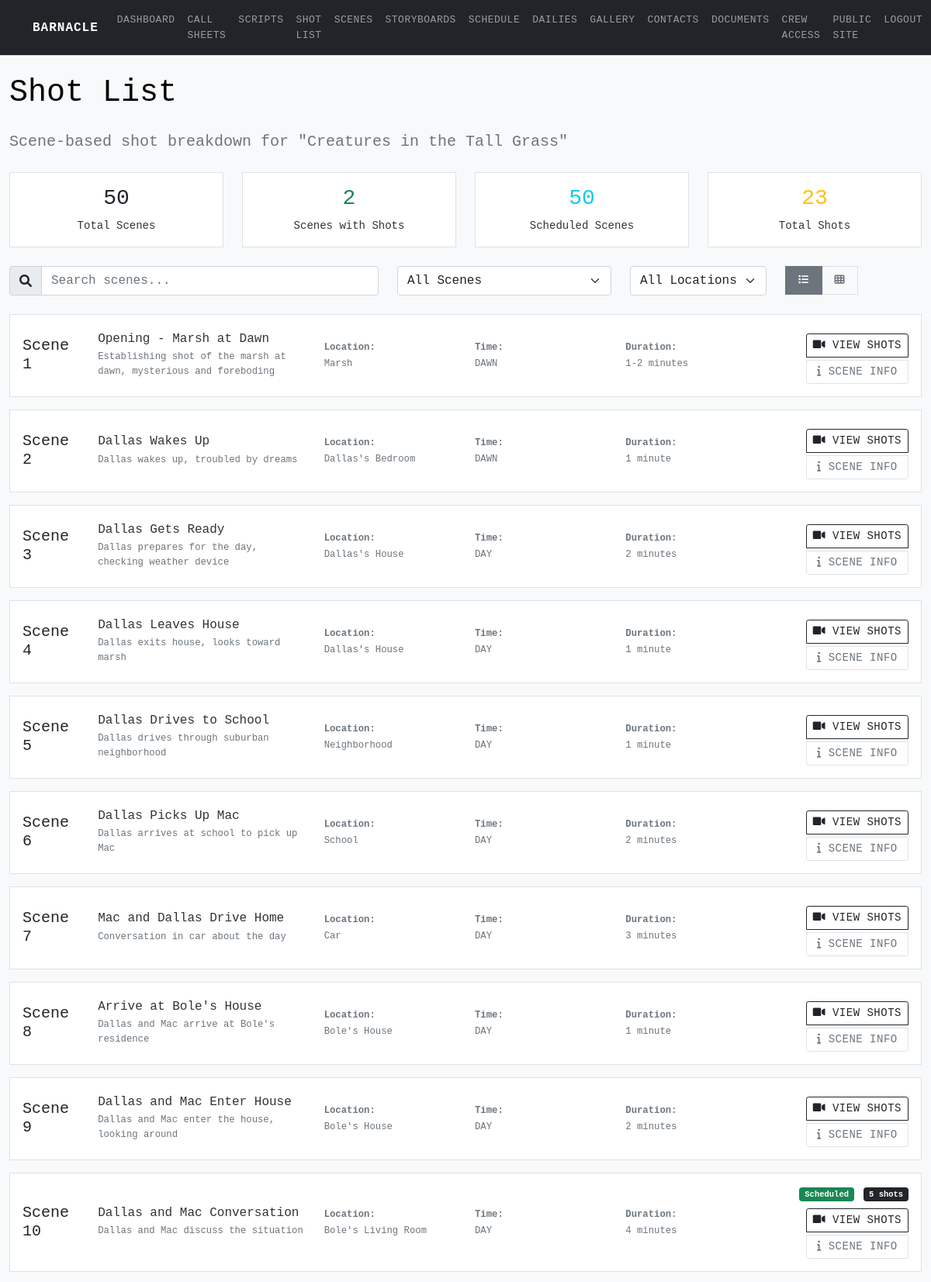
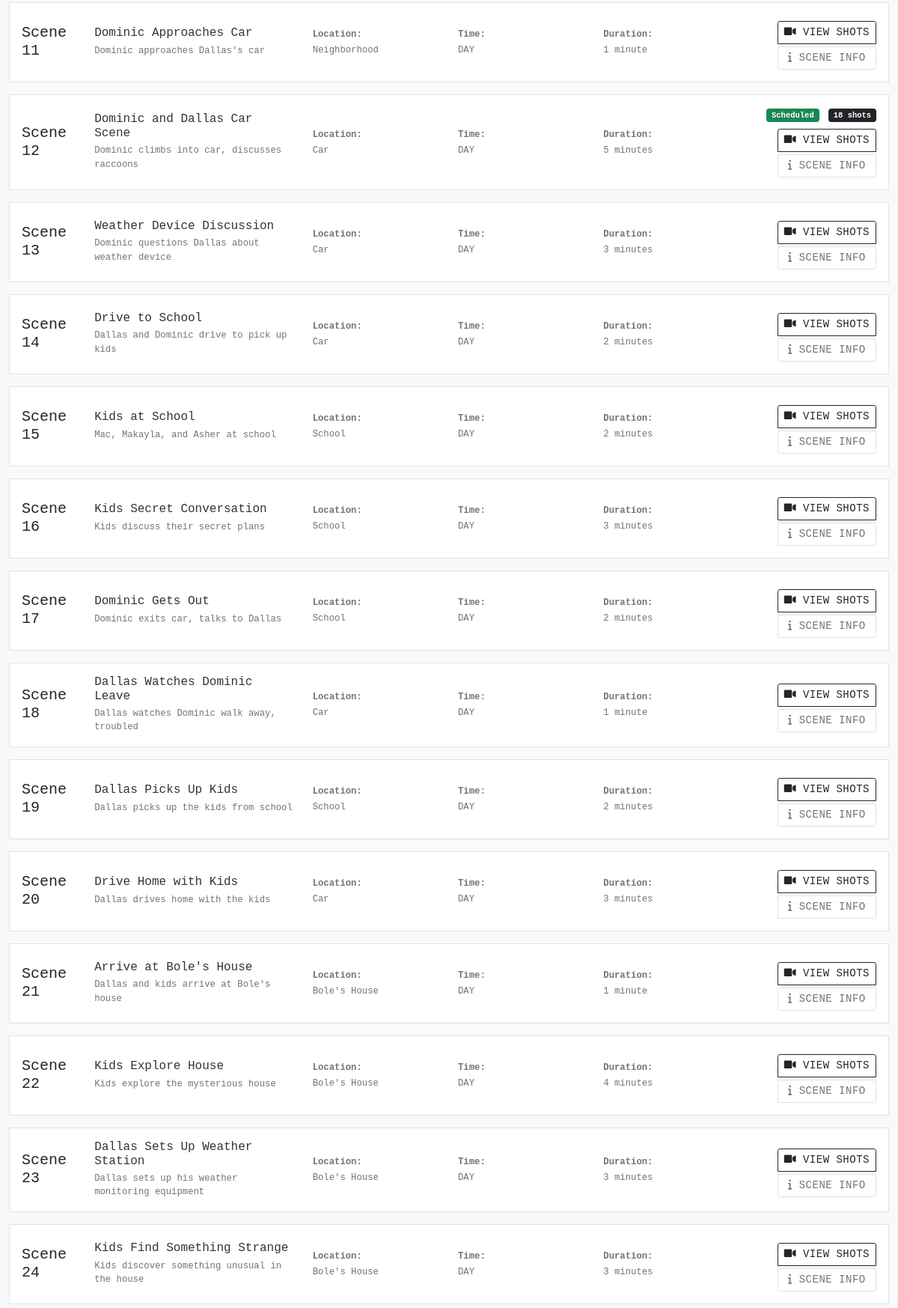
The app's page /crew/shotlist (signed in, upper part) with its own data (2 pictures, top to bottom).
### app.py (models this page shows, shortened)
class Scene(db.Model):
    id = db.Column(db.Integer, primary_key=True)
    scene_number = db.Column(db.Integer, nullable=False, unique=True)
    title = db.Column(db.String(200), nullable=False)
    location = db.Column(db.String(200), nullable=False)
    time_of_day = db.Column(db.String(50), nullable=False)  # DAY, NIGHT, DAWN, DUSK
    scene_type = db.Column(db.String(50), nullable=False)  # INT, EXT, INT/EXT
    description = db.Column(db.Text)
    characters = db.Column(db.Text)  # JSON string of character names
    estimated_duration = db.Column(db.String(20))  # e.g., "2-3 minutes"
    status = db.Column(db.String(20), default='planned')  # planned, shot, in_progress, completed
    call_sheet_id = db.Column(db.Integer, db.ForeignKey('call_sheet.id'), nullable=True)
    shot_count = db.Column(db.Integer, default=0)
    notes = db.Column(db.Text)
    created_at = db.Column(db.DateTime, default=datetime.utcnow)
    updated_at = db.Column(db.DateTime, default=datetime.utcnow, onupdate=datetime.utcnow)

### app.py (the view)
@app.route('/crew/shotlist')
def crew_shotlist():
    if not session.get('crew_logged_in'):
        return redirect(url_for('crew_login'))
    scenes = Scene.query.order_by(Scene.scene_number).all()
    return render_template('crew/shotlist.html', scenes=scenes)

### templates/crew/shotlist.html (shortened to what this page needs)
{% extends "crew/crew_base.html" %}
{% block content %}
<div class="container-fluid py-4">
    <div class="row">
        <div class="col">
            <h1 class="text-black mb-4">Shot List</h1>
            <p class="lead text-muted mb-4">Scene-based shot breakdown for
                "Creatures in the Tall Grass"</p>
            <div class="row mb-4">
                <div class="col-md-3">
                    <div class="card text-center">
                        <div class="card-body">
                            <h3 class="text-primary">{{ scenes|length }}</h3>
                            <p class="card-text">Total Scenes</p>
                        </div>
                    </div>
                </div>
                <div class="col-md-3">
                    <div class="card text-center">
                        <div class="card-body">
                            <h3 class="text-success">{{
                                scenes|selectattr('shot_count', 'gt',
                                0)|list|length }}</h3>
                            <p class="card-text">Scenes with Shots</p>
                        </div>
                    </div>
                </div>
                <div class="col-md-3">
                    <div class="card text-center">
                        <div class="card-body">
                            <h3 class="text-info">{{
                                scenes|selectattr('call_sheet_id',
                                'defined')|list|length }}</h3>
                            <p class="card-text">Scheduled Scenes</p>
                        </div>
                    </div>
                </div>
                <div class="col-md-3">
                    <div class="card text-center">
                        <div class="card-body">
                            <h3 class="text-warning">{{
                                scenes|sum(attribute='shot_count') }}</h3>
                            <p class="card-text">Total Shots</p>
                        </div>
                    </div>
                </div>
            </div>
            <div class="row mb-4">
                <div class="col-md-5">
                    <div class="input-group">
                        <span class="input-group-text"><i
                                class="fas fa-search"></i></span>
                        <input type="text" class="form-control" id="sceneSearch"
                            placeholder="Search scenes...">
                    </div>
                </div>
                <div class="col-md-3">
                    <select class="form-select" id="statusFilter">
                        <option value>All Scenes</option>
                    </select>
                </div>
                <div class="col-md-2">
                    <select class="form-select" id="locationFilter">
                        <option value>All Locations</option>
                    </select>
                </div>
                <div class="col-md-2">
                    <div class="btn-group" role="group">
                        <button type="button"
                            class="btn btn-outline-secondary active"
                            id="listViewBtn" title="List View">
                            <i class="fas fa-list"></i>
                        </button>
                        <button type="button" class="btn btn-outline-secondary"
                            id="gridViewBtn" title="Grid View">
                            <i class="fas fa-th"></i>
                        </button>
                    </div>
                </div>
            </div>
            <div id="scenesContainer">
                <div id="listView" class="d-block">
                    {% for scene in scenes %}
                    <div class="card mb-3 scene-card list-item"
                        data-scene-number="{{ scene.scene_number }}"
                        data-status="{{ scene.status }}"
                        data-location="{{ scene.location }}"
                        data-title="{{ scene.title|lower }}"
                        data-description="{{ scene.description|lower }}"
                        data-has-shots="{{ 'true' if scene.shot_count > 0 else 'false' }}"
                        data-is-scheduled="{{ 'true' if scene.call_sheet_id else 'false' }}">
                        <div class="card-body">
                            <div class="row align-items-center">
                                <div class="col-md-1">
                                    <h5 class="mb-0 text-primary">Scene {{
                                        scene.scene_number }}</h5>
                                </div>
                                <div class="col-md-3">
                                    <h6 class="mb-1">{{ scene.title }}</h6>
                                    <p class="small text-muted mb-0">{{
                                        scene.description[:80] }}</p>
                                </div>
                                <div class="col-md-2">
                                    <small class="text-muted">
                                        <strong>Location:</strong><br>
                                        {{ scene.location }}
                                    </small>
                                </div>
                                <div class="col-md-2">
                                    <small class="text-muted">
                                        <strong>Time:</strong><br>
                                        {{ scene.time_of_day }}
                                    </small>
                                </div>
                                <div class="col-md-2">
                                    <small class="text-muted">
                                        <strong>Duration:</strong><br>
                                        {{ scene.estimated_duration }}
                                    </small>
                                </div>
                                <div class="col-md-2 text-end">
                                    <div class="mb-2">
                                        {% if scene.call_sheet_id %}
                                        <span
                                            class="badge bg-success me-1">Scheduled</span>
                                        {% endif %}
                                        {% if scene.shot_count > 0 %}
                                        <span class="badge bg-primary">{{
                                            scene.shot_count }} shots</span>
                                        {% endif %}
                                    </div>
                                    <div
                                        class="btn-group-vertical btn-group-sm">
                                        <a
                                            href="{{ url_for('crew_scene_shots', scene_id=scene.id) }}"
                                            class="btn btn-outline-primary btn-sm mb-1">
                                            <i class="fas fa-video"></i> View
                                            Shots
                                        </a>
                                        <a
                                            href="{{ url_for('crew_scene_detail', scene_id=scene.id) }}"
                                            class="btn btn-outline-secondary btn-sm">
                                            <i class="fas fa-info"></i> Scene
                                            Info
                                        </a>
                                    </div>
                                </div>
                            </div>
                        </div>
                    </div>
                    {% endfor %}
                </div>
            </div>
        </div>
    </div>
</div>
{% endblock %}

### static/css/main.css (style rules this page uses)
:root { --bb-primary: #2c5f63; --bb-secondary: #6c757d; --bb-accent: #495057; --bb-dark: #212529; --bb-light: #f8f9fa; --bb-border: #dee2e6; }
body { font-family: 'SF Mono', 'Monaco', 'Inconsolata', 'Roboto Mono', 'Courier New', monospace; line-height: 1.5; font-size: 14px; color: var(--bb-dark); background-color: #ffffff; }
.btn { font-family: inherit; font-size: 13px; font-weight: 500; border-radius: 0; border: 1px solid var(--bb-border); padding: 8px 16px; text-transform: uppercase; letter-spacing: 0.5px; transition: all 0.2s ease; }
.btn-outline-primary { color: var(--bb-dark); border-color: var(--bb-dark); background-color: transparent; }
.text-primary { color: var(--bb-dark) !important; }
.bg-primary { background-color: var(--bb-dark) !important; }
.card { border: 1px solid var(--bb-border); border-radius: 0; box-shadow: none; background-color: white; }
.crew-portal { background-color: #f8f9fa; color: var(--bb-dark); }
.fade-in { animation: fadeIn 0.5s ease-in; }

### static/css/crew.css (style rules this page uses)
.crew-portal { background-color: #f8f9fa; min-height: 100vh; font-family: 'SF Mono', 'Monaco', 'Inconsolata', 'Roboto Mono', 'Courier New', monospace; }
.crew-portal .card { background-color: rgba(255, 255, 255, 0.95); color: #333; }
.crew-portal .text-muted { color: #6c757d !important; }

### records on screen
Scene: scene_number "1", title "Opening - Marsh at Dawn", description "Establishing shot of the marsh at dawn, mysterious and foreboding", location "Marsh", time_of_day "DAWN", estimated_duration "1-2 minutes"
Scene: scene_number "2", title "Dallas Wakes Up", description "Dallas wakes up, troubled by dreams", location "Dallas's Bedroom", time_of_day "DAWN", estimated_duration "1 minute"
Scene: scene_number "3", title "Dallas Gets Ready", description "Dallas prepares for the day, checking weather device", location "Dallas's House", time_of_day "DAY", estimated_duration "2 minutes"
Scene: scene_number "4", title "Dallas Leaves House", description "Dallas exits house, looks toward marsh", location "Dallas's House", time_of_day "DAY", estimated_duration "1 minute"
Scene: scene_number "5", title "Dallas Drives to School", description "Dallas drives through suburban neighborhood", location "Neighborhood", time_of_day "DAY", estimated_duration "1 minute"
Scene: scene_number "6", title "Dallas Picks Up Mac", description "Dallas arrives at school to pick up Mac", location "School", time_of_day "DAY", estimated_duration "2 minutes"
Scene: scene_number "7", title "Mac and Dallas Drive Home", description "Conversation in car about the day", location "Car", time_of_day "DAY", estimated_duration "3 minutes"
Scene: scene_number "8", title "Arrive at Bole's House", description "Dallas and Mac arrive at Bole's residence", location "Bole's House", time_of_day "DAY", estimated_duration "1 minute"
Scene: scene_number "9", title "Dallas and Mac Enter House", description "Dallas and Mac enter the house, looking around", location "Bole's House", time_of_day "DAY", estimated_duration "2 minutes"
Scene: scene_number "10", title "Dallas and Mac Conversation", description "Dallas and Mac discuss the situation", location "Bole's Living Room", time_of_day "DAY", estimated_duration "4 minutes", shows "Scheduled", shot_count "5"
Scene: scene_number "11", title "Dominic Approaches Car", description "Dominic approaches Dallas's car", location "Neighborhood", time_of_day "DAY", estimated_duration "1 minute"
Scene: scene_number "12", title "Dominic and Dallas Car Scene", description "Dominic climbs into car, discusses raccoons", location "Car", time_of_day "DAY", estimated_duration "5 minutes", shows "Scheduled", shot_count "18"
Scene: scene_number "13", title "Weather Device Discussion", description "Dominic questions Dallas about weather device", location "Car", time_of_day "DAY", estimated_duration "3 minutes"
Scene: scene_number "14", title "Drive to School", description "Dallas and Dominic drive to pick up kids", location "Car", time_of_day "DAY", estimated_duration "2 minutes"
Scene: scene_number "15", title "Kids at School", description "Mac, Makayla, and Asher at school", location "School", time_of_day "DAY", estimated_duration "2 minutes"
Scene: scene_number "16", title "Kids Secret Conversation", description "Kids discuss their secret plans", location "School", time_of_day "DAY", estimated_duration "3 minutes"
Scene: scene_number "17", title "Dominic Gets Out", description "Dominic exits car, talks to Dallas", location "School", time_of_day "DAY", estimated_duration "2 minutes"
Scene: scene_number "18", title "Dallas Watches Dominic Leave", description "Dallas watches Dominic walk away, troubled", location "Car", time_of_day "DAY", estimated_duration "1 minute"
Scene: scene_number "19", title "Dallas Picks Up Kids", description "Dallas picks up the kids from school", location "School", time_of_day "DAY", estimated_duration "2 minutes"
Scene: scene_number "20", title "Drive Home with Kids", description "Dallas drives home with the kids", location "Car", time_of_day "DAY", estimated_duration "3 minutes"
Scene: scene_number "21", title "Arrive at Bole's House", description "Dallas and kids arrive at Bole's house", location "Bole's House", time_of_day "DAY", estimated_duration "1 minute"
Scene: scene_number "22", title "Kids Explore House", description "Kids explore the mysterious house", location "Bole's House", time_of_day "DAY", estimated_duration "4 minutes"
Scene: scene_number "23", title "Dallas Sets Up Weather Station", description "Dallas sets up his weather monitoring equipment", location "Bole's House", time_of_day "DAY", estimated_duration "3 minutes"
Scene: scene_number "24", title "Kids Find Something Strange", description "Kids discover something unusual in the house", location "Bole's House", time_of_day "DAY", estimated_duration "3 minutes"

### other values on screen
{{ scenes|length }} "50"
{{ scenes|sum(attribute='shot_count') }} "23"
